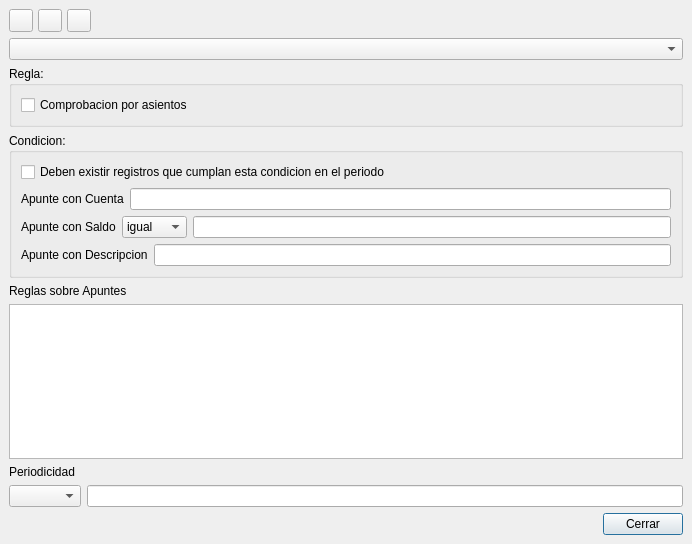
<ui version="4.0" >
 <class>confreglasbase</class>
 <widget class="QDialog" name="confreglasbase" >
  <property name="geometry" >
   <rect>
    <x>0</x>
    <y>0</y>
    <width>692</width>
    <height>544</height>
   </rect>
  </property>
  <property name="windowTitle" >
   <string>Reglas de Corrector</string>
  </property>
  <layout class="QVBoxLayout" >
   <property name="margin" >
    <number>9</number>
   </property>
   <property name="spacing" >
    <number>6</number>
   </property>
   <item>
    <layout class="QHBoxLayout" >
     <property name="margin" >
      <number>0</number>
     </property>
     <property name="spacing" >
      <number>5</number>
     </property>
     <item>
      <widget class="QToolButton" name="toolButton1" >
       <property name="text" >
        <string/>
       </property>
       <property name="icon" >
        <iconset>image0</iconset>
       </property>
      </widget>
     </item>
     <item>
      <widget class="QToolButton" name="toolButton1_2" >
       <property name="text" >
        <string/>
       </property>
       <property name="icon" >
        <iconset>image1</iconset>
       </property>
      </widget>
     </item>
     <item>
      <widget class="QToolButton" name="toolButton1_3" >
       <property name="text" >
        <string/>
       </property>
       <property name="icon" >
        <iconset>image2</iconset>
       </property>
      </widget>
     </item>
     <item>
      <spacer>
       <property name="orientation" >
        <enum>Qt::Horizontal</enum>
       </property>
       <property name="sizeType" >
        <enum>QSizePolicy::Expanding</enum>
       </property>
       <property name="sizeHint" >
        <size>
         <width>371</width>
         <height>21</height>
        </size>
       </property>
      </spacer>
     </item>
    </layout>
   </item>
   <item>
    <widget class="QComboBox" name="comboBox1_2" />
   </item>
   <item>
    <widget class="QGroupBox" name="groupBox_2" >
     <property name="title" >
      <string>Regla:</string>
     </property>
     <layout class="QVBoxLayout" >
      <property name="margin" >
       <number>9</number>
      </property>
      <property name="spacing" >
       <number>6</number>
      </property>
      <item>
       <widget class="QCheckBox" name="checkBox2" >
        <property name="text" >
         <string>Comprobacion por asientos</string>
        </property>
       </widget>
      </item>
     </layout>
    </widget>
   </item>
   <item>
    <widget class="QGroupBox" name="groupBox" >
     <property name="title" >
      <string>Condicion:</string>
     </property>
     <layout class="QVBoxLayout" >
      <property name="margin" >
       <number>9</number>
      </property>
      <property name="spacing" >
       <number>6</number>
      </property>
      <item>
       <widget class="QCheckBox" name="checkBox1" >
        <property name="text" >
         <string>Deben existir registros que cumplan esta condicion en el periodo</string>
        </property>
       </widget>
      </item>
      <item>
       <layout class="QHBoxLayout" >
        <property name="margin" >
         <number>0</number>
        </property>
        <property name="spacing" >
         <number>6</number>
        </property>
        <item>
         <widget class="QLabel" name="textLabel1_2_2" >
          <property name="text" >
           <string>Apunte con Cuenta</string>
          </property>
          <property name="wordWrap" >
           <bool>false</bool>
          </property>
         </widget>
        </item>
        <item>
         <widget class="QLineEdit" name="lineEdit2" />
        </item>
       </layout>
      </item>
      <item>
       <layout class="QHBoxLayout" >
        <property name="margin" >
         <number>0</number>
        </property>
        <property name="spacing" >
         <number>6</number>
        </property>
        <item>
         <widget class="QLabel" name="textLabel1_2_2_2" >
          <property name="text" >
           <string>Apunte con Saldo</string>
          </property>
          <property name="wordWrap" >
           <bool>false</bool>
          </property>
         </widget>
        </item>
        <item>
         <widget class="QComboBox" name="comboBox3" >
          <item>
           <property name="text" >
            <string>igual</string>
           </property>
          </item>
          <item>
           <property name="text" >
            <string>menor</string>
           </property>
          </item>
          <item>
           <property name="text" >
            <string>mayor</string>
           </property>
          </item>
         </widget>
        </item>
        <item>
         <widget class="QLineEdit" name="lineEdit2_2" />
        </item>
       </layout>
      </item>
      <item>
       <layout class="QHBoxLayout" >
        <property name="margin" >
         <number>0</number>
        </property>
        <property name="spacing" >
         <number>6</number>
        </property>
        <item>
         <widget class="QLabel" name="textLabel1_2_2_3" >
          <property name="text" >
           <string>Apunte con Descripcion</string>
          </property>
          <property name="wordWrap" >
           <bool>false</bool>
          </property>
         </widget>
        </item>
        <item>
         <widget class="QLineEdit" name="lineEdit2_3" />
        </item>
       </layout>
      </item>
     </layout>
    </widget>
   </item>
   <item>
    <layout class="QVBoxLayout" >
     <property name="margin" >
      <number>0</number>
     </property>
     <property name="spacing" >
      <number>6</number>
     </property>
     <item>
      <widget class="QLabel" name="textLabel1" >
       <property name="text" >
        <string>Reglas sobre Apuntes</string>
       </property>
       <property name="wordWrap" >
        <bool>false</bool>
       </property>
      </widget>
     </item>
     <item>
      <widget class="QTableWidget" name="table1" />
     </item>
    </layout>
   </item>
   <item>
    <layout class="QVBoxLayout" >
     <property name="margin" >
      <number>0</number>
     </property>
     <property name="spacing" >
      <number>6</number>
     </property>
     <item>
      <widget class="QLabel" name="textLabel1_2" >
       <property name="text" >
        <string>Periodicidad</string>
       </property>
       <property name="wordWrap" >
        <bool>false</bool>
       </property>
      </widget>
     </item>
     <item>
      <layout class="QHBoxLayout" >
       <property name="margin" >
        <number>0</number>
       </property>
       <property name="spacing" >
        <number>6</number>
       </property>
       <item>
        <widget class="QComboBox" name="comboBox1" />
       </item>
       <item>
        <widget class="QLineEdit" name="lineEdit1" />
       </item>
      </layout>
     </item>
    </layout>
   </item>
   <item>
    <layout class="QHBoxLayout" >
     <property name="margin" >
      <number>0</number>
     </property>
     <property name="spacing" >
      <number>6</number>
     </property>
     <item>
      <spacer>
       <property name="orientation" >
        <enum>Qt::Horizontal</enum>
       </property>
       <property name="sizeType" >
        <enum>QSizePolicy::Expanding</enum>
       </property>
       <property name="sizeHint" >
        <size>
         <width>301</width>
         <height>20</height>
        </size>
       </property>
      </spacer>
     </item>
     <item>
      <widget class="QPushButton" name="pushButton1" >
       <property name="text" >
        <string>Cerrar</string>
       </property>
      </widget>
     </item>
    </layout>
   </item>
  </layout>
 </widget>
 <layoutdefault spacing="6" margin="11" />
 <resources/>
 <connections/>
</ui>
